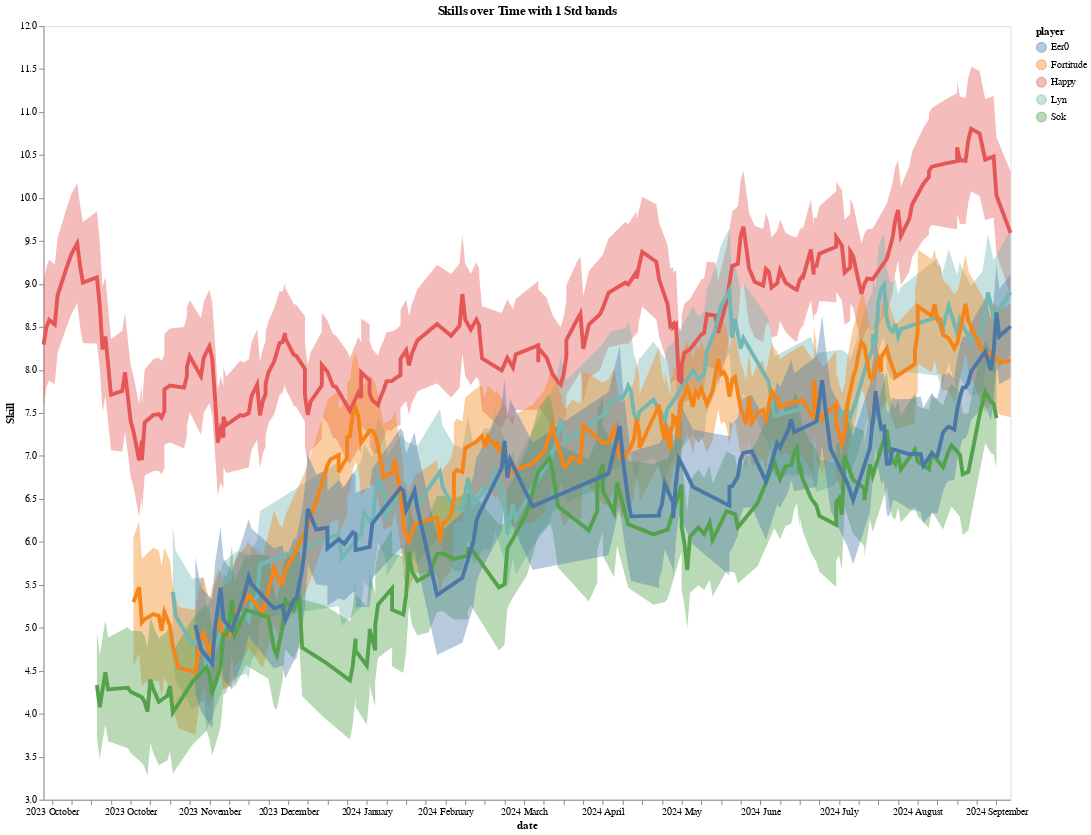

Write notebook code for a chart like this one.
### Code cell
self.plot_player_skills(players = top_players_elo[:5])

### Figure 1 — Vega-Lite specification as saved in the notebook (floating-point values rounded to 4 significant figures; data arrays with more than 128 entries replaced by an {"elided": "..."} marker saying what was removed)
{"config": {"view": {"continuousWidth": 300, "continuousHeight": 300}, "axis": {"grid": false}}, "layer": [{"mark": {"type": "area", "opacity": 0.4}, "encoding": {"color": {"field": "player", "type": "nominal"}, "x": {"field": "date", "type": "temporal"}, "y": {"field": "lower", "type": "quantitative"}, "y2": {"field": "upper"}}}, {"mark": {"type": "line", "strokeWidth": 4}, "encoding": {"color": {"field": "player", "sort": ["Happy", "Lyn", "Fortitude", "Eer0", "Sok"], "type": "nominal"}, "x": {"axis": {"format": "%Y %B"}, "field": "date", "type": "temporal"}, "y": {"field": "mu", "scale": {"zero": false}, "title": "Skill", "type": "quantitative"}}}], "data": {"name": "data-2710793f3f8f656e55ee4998182a3a27"}, "height": 800, "title": "Skills over Time with 1 Std bands", "width": 1000, "$schema": "https://vega.github.io/schema/vega-lite/v5.20.1.json", "datasets": {"data-2710793f3f8f656e55ee4998182a3a27": {"elided": "750 records"}}}
